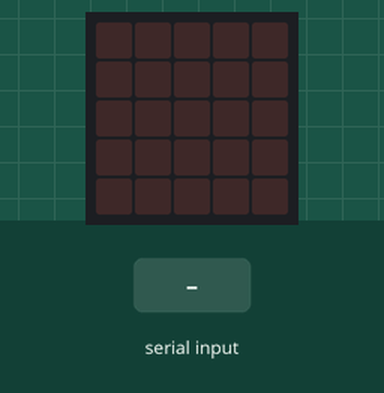
A program run on a simulated BBC micro:bit running MicroPython. Shown: the board's 5×5 LED display. The test bench sets the inputs (shaded band).

Above: at 1.2 s.
1.3 s: "1" typed at the serial console
At 2.0 s:
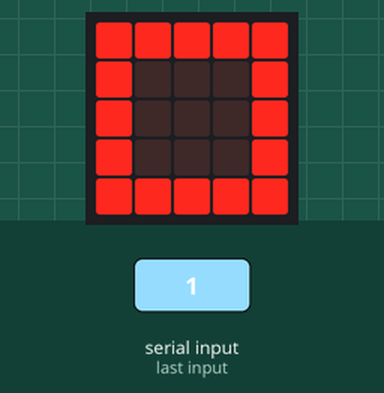
2.8 s: "0" typed at the serial console
At 3.4 s:
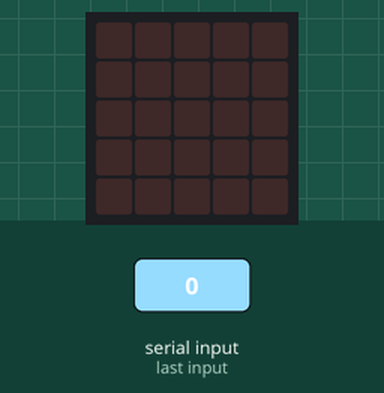
Timing chart, 0 to 5.8 s (numbered marks = the images above; inputs shaded):
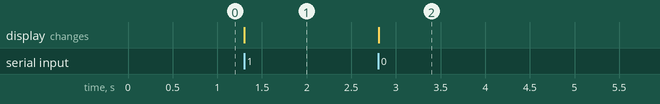

The program:

microbit.py
```python
from microbit import *

# Set up the serial connection with the Mac
uart.init(baudrate=9600)

def flip_image(image):
    new = Image(5, 5)
    for y in range(5):
        for x in range(5):
            new.set_pixel(x, 4 - y, image.get_pixel(x, y))
    return new

# Main loop
while True:
    # Check if data is available over serial
    if uart.any():
        signal = uart.read(1)  # Read one byte from the serial input

        if signal == b'1':
            # display a square on the onboard matrix
            # I am flipping the image upside down because sometimes I use a different image and the wires are less messy in this orientation
            display.show(flip_image(Image.SQUARE))
        elif signal == b'0':
            # Turn off display
            display.clear()

    sleep(100)  # Short delay for stability
```

Measured:
- after the input at 1.3 s, the display: changes at once (image 1)
- after the input at 2.8 s, the display: changes at once (image 2)
